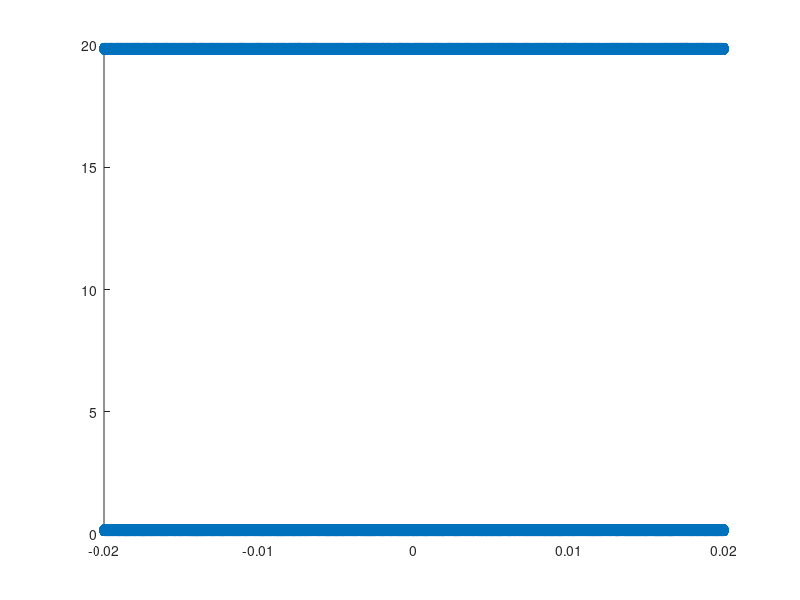

MATLAB code to generate this figure: (Note: this script raises an error after producing the figure.)
close all
clear all
L=10;
nP=1e6;
z0=0.1;
z1=0.2;
x0 = -0.02;
x1= 0.02;
x = (x1-x0)*rand(1,nP)+x0;
z = (z1-z0)*rand(1,nP)+z0;
y = 0.0*ones(1,nP);
odds = 1:2:nP;
x = (x1-x0)*rand(1,nP)+x0;
z = (z1-z0)*rand(1,nP)+z0;
z(odds) = z(odds) - 2*(z1-z0)+2*L-z0;
T=10;
m=12;

vTh = sqrt(2*T*1.602e-19/m/1.66e-27);
k = 1.38e-23*11604; 
B = m*1.66e-27/(2*T*k);
vgrid = linspace(-3*vTh,3*vTh);
fv1 = sqrt(B/pi)*exp(-B*vgrid.^2);
fv1CDF = cumsum(fv1);
fv1CDF = fv1CDF./fv1CDF(end);
% fvb = (B/pi)^(3/2)*4*pi*vgrid.*vgrid.*exp(-B*vgrid.^2);
% fvbCDF = cumsum(fvb);
% fvbCDF = fvbCDF./fvbCDF(end);
figure(9)
plot(vgrid,fv1)
vx = interp1(fv1CDF,vgrid,rand(1,nP),'pchip',0);
vy = interp1(fv1CDF,vgrid,rand(1,nP),'pchip',0);
vz = interp1(fv1CDF,vgrid,rand(1,nP),'pchip',0)-750;
vz(odds) = vz(odds)+2*750;

scatter(x,z)

ncid = netcdf.create(['./particleSourceDrift750.nc'],'NC_WRITE')
 
dimP = netcdf.defDim(ncid,'nP',nP);

xVar = netcdf.defVar(ncid,'x','float',[dimP]);
yVar = netcdf.defVar(ncid,'y','float',[dimP]);
zVar = netcdf.defVar(ncid,'z','float',[dimP]);
ExVar = netcdf.defVar(ncid,'vx','float',[dimP]);
EyVar = netcdf.defVar(ncid,'vy','float',[dimP]);
EzVar = netcdf.defVar(ncid,'vz','float',[dimP]);

netcdf.endDef(ncid);
 
netcdf.putVar(ncid, xVar, x);
netcdf.putVar(ncid, yVar, y);
netcdf.putVar(ncid, zVar, z);
netcdf.putVar(ncid, ExVar, vx);
netcdf.putVar(ncid, EyVar, vy);
netcdf.putVar(ncid, EzVar, vz);

netcdf.close(ncid);
